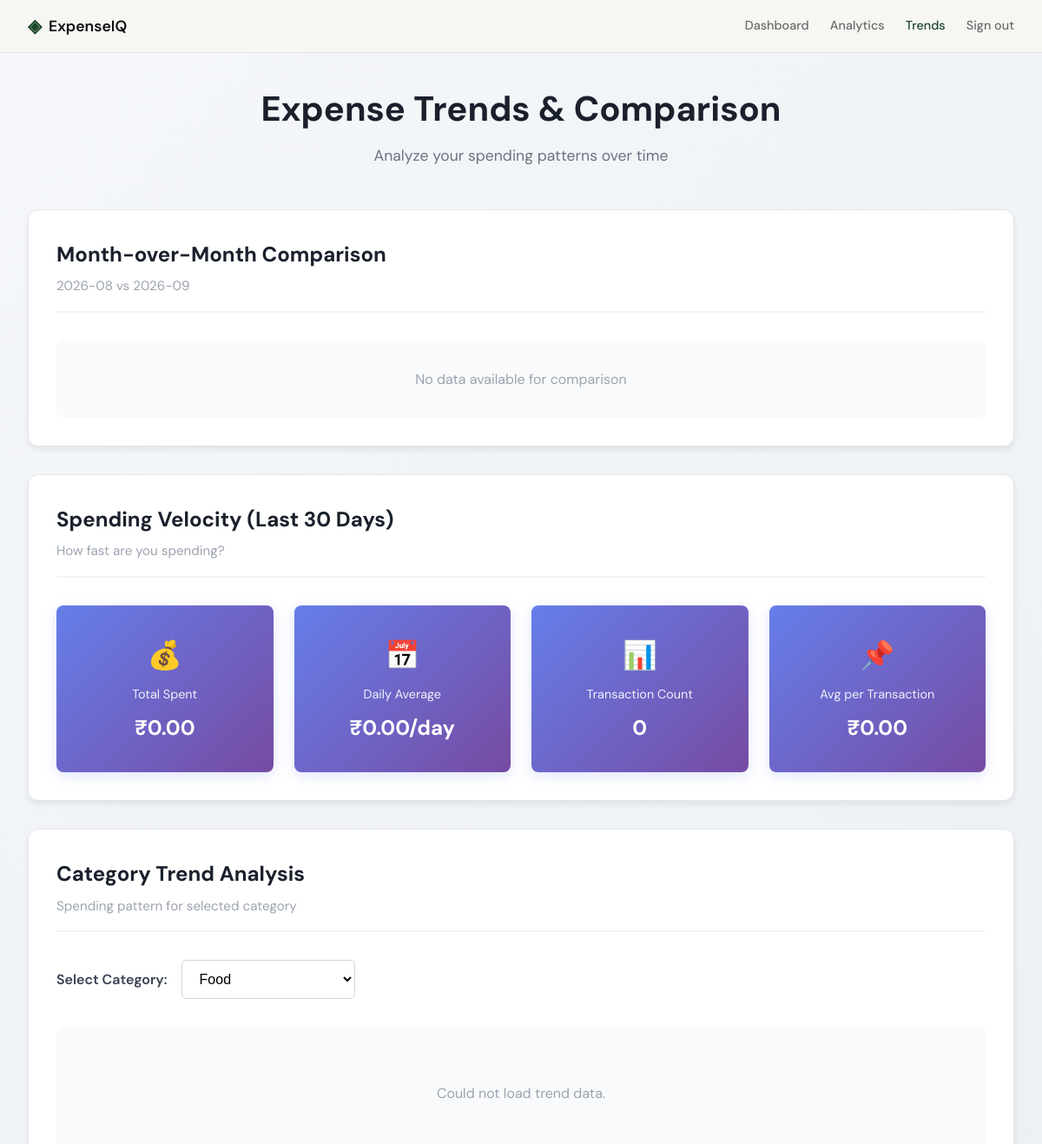
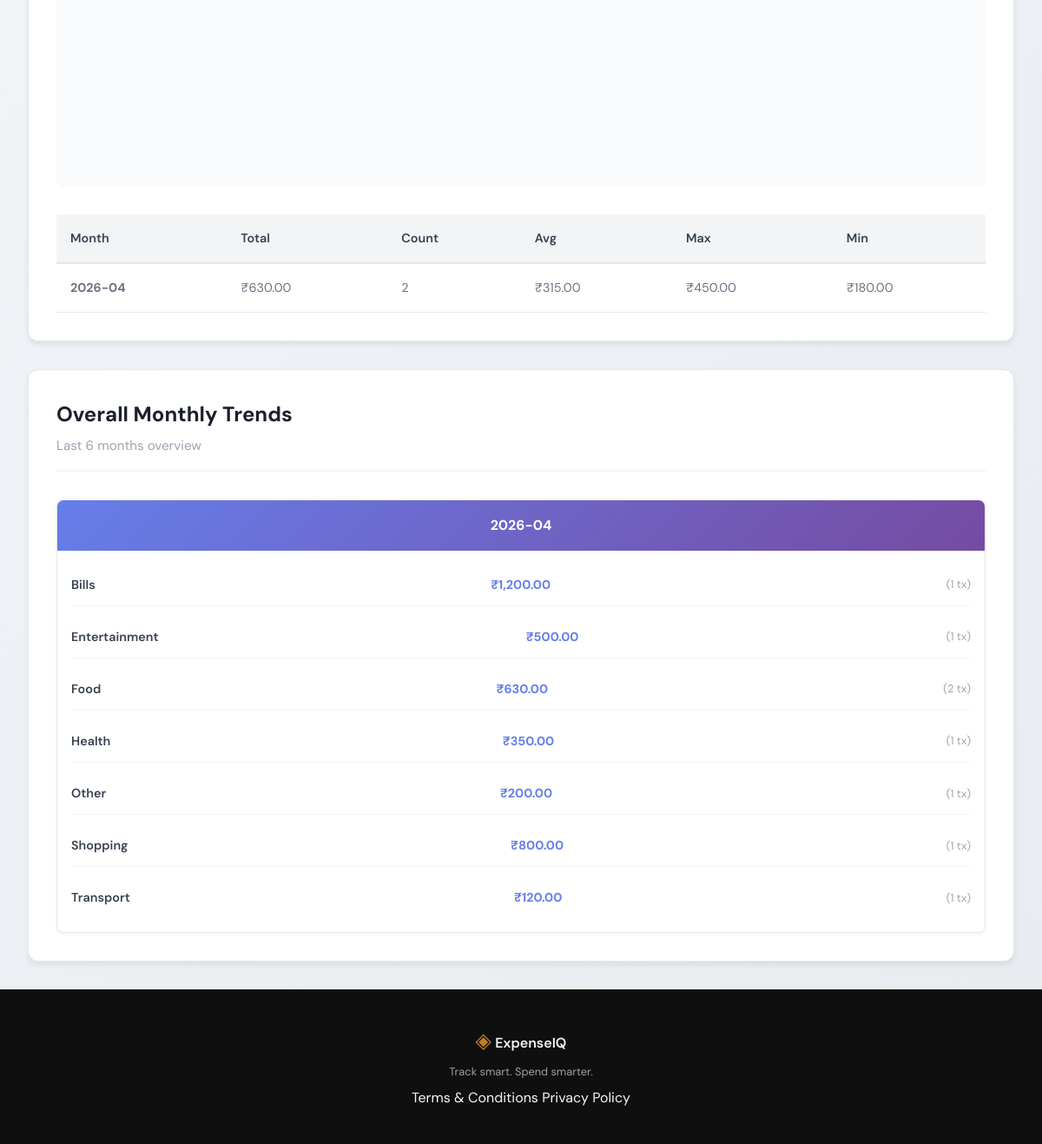
Screenshot of /trends (signed in) with the database file from the repository (2 pictures, top to bottom).
### tables this page shows
CREATE TABLE expenses (
            id          INTEGER PRIMARY KEY AUTOINCREMENT,
            user_id     INTEGER NOT NULL REFERENCES users(id),
            amount      REAL    NOT NULL,
            category    TEXT    NOT NULL,
            date        TEXT    NOT NULL,
            description TEXT,
            created_at  TEXT    DEFAULT (datetime('now'))
        );

### app.py (the view)
@app.route("/trends")
def trends():
    if "user_id" not in session:
        return redirect(url_for("auth.login"))
    from datetime import datetime, timedelta
    today = datetime.now()
    current_month = today.strftime("%Y-%m")
    previous_month = (today.replace(day=1) - timedelta(days=1)).strftime("%Y-%m")
    comparison = get_month_over_month_comparison(
        session["user_id"],
        current_month,
        previous_month
    )
    trend_data = get_monthly_trend_data(session["user_id"], months=6)
    velocity = get_spending_velocity(session["user_id"])
    selected_category = request.args.get("category", "Food")
    category_trend = get_category_trend_over_time(
        session["user_id"],
        selected_category,
        months=6
    )
    all_categories = list(set(
        cat for month_cats in trend_data.values()
        for cat in [c["category"] for c in month_cats]
    ))
    return render_template(
        "trends.html",
        comparison=comparison,
        trend_data=trend_data,
        velocity=velocity,
        category_trend=category_trend,
        selected_category=selected_category,
        all_categories=sorted(all_categories),
        current_month=current_month,
        previous_month=previous_month
    )

### database/db.py (called while the page is built)
def get_db():
    conn = sqlite3.connect(DB_PATH)
    conn.row_factory = sqlite3.Row
    conn.execute("PRAGMA foreign_keys = ON")
    return conn

### database/queries.py (called while the page is built, shortened)
def get_month_over_month_comparison(user_id, current_month, previous_month):
    conn = get_db()
    current_data = conn.execute("""
        SELECT
            category,
            SUM(amount) as total
        FROM expenses
        WHERE user_id = ? AND strftime('%Y-%m', date) = ?
        GROUP BY category
    """, (user_id, current_month)).fetchall()
    previous_data = conn.execute("""
        SELECT
            category,
            SUM(amount) as total
        FROM expenses
        WHERE user_id = ? AND strftime('%Y-%m', date) = ?
        GROUP BY category
    """, (user_id, previous_month)).fetchall()
    conn.close()
    current_dict = {row["category"]: row["total"] for row in current_data}
    previous_dict = {row["category"]: row["total"] for row in previous_data}
    all_categories = set(current_dict.keys()) | set(previous_dict.keys())
    comparison = []
    return comparison

### templates/trends.html (shortened to what this page needs)
{% extends "base.html" %}
{% block head %}
<link rel="stylesheet" href="{{ url_for('static', filename='css/trends.css') }}">
{% endblock %}
{% block content %}
<div class="trends-page">
    <div class="trends-header">
        <h1>Expense Trends & Comparison</h1>
        <p>Analyze your spending patterns over time</p>
    </div>
    <div class="trends-container">
        <section class="trends-section comparison-section">
            <div class="section-header">
                <h2> Month-over-Month Comparison</h2>
                <p class="subtitle">{{ previous_month }} vs {{ current_month }}</p>
            </div>
            <div class="comparison-grid">
                {% if comparison %}
                    {% for item in comparison %}
                    <div class="comparison-card">
                        <div class="comparison-category">{{ item.category }}</div>
                        <div class="comparison-metrics">
                            <div class="metric">
                                <span class="label">{{ previous_month }}</span>
                                <span class="value">₹{{ item.previous_month }}</span>
                            </div>
                            <div class="metric">
                                <span class="label">{{ current_month }}</span>
                                <span class="value">₹{{ item.current_month }}</span>
                            </div>
                        </div>
                        <div class="comparison-change">
                            {% if item.percent_change > 0 %}
                                <span class="change-badge increase">
                                    📈 +{{ item.percent_change }}%
                                </span>
                            {% elif item.percent_change < 0 %}
                                <span class="change-badge decrease">
                                    📉 {{ item.percent_change }}%
                                </span>
                            {% else %}
                                <span class="change-badge neutral">
                                    ➡️ No Change
                                </span>
                            {% endif %}
                        </div>
                    </div>
                    {% endfor %}
                {% else %}
                    <div class="empty-state">
                        <p>No data available for comparison</p>
                    </div>
                {% endif %}
            </div>
        </section>
        <section class="trends-section velocity-section">
            <div class="section-header">
                <h2> Spending Velocity (Last 30 Days)</h2>
                <p class="subtitle">How fast are you spending?</p>
            </div>
            <div class="velocity-grid">
                <div class="velocity-card">
                    <div class="velocity-icon">💰</div>
                    <div class="velocity-label">Total Spent</div>
                    <div class="velocity-value">₹{{ velocity.total_spent_30_days }}</div>
                </div>
                <div class="velocity-card">
                    <div class="velocity-icon">📅</div>
                    <div class="velocity-label">Daily Average</div>
                    <div class="velocity-value">₹{{ velocity.daily_average }}/day</div>
                </div>
                <div class="velocity-card">
                    <div class="velocity-icon">📊</div>
                    <div class="velocity-label">Transaction Count</div>
                    <div class="velocity-value">{{ velocity.transaction_count }}</div>
                </div>
                <div class="velocity-card">
                    <div class="velocity-icon">📌</div>
                    <div class="velocity-label">Avg per Transaction</div>
                    <div class="velocity-value">₹{{ velocity.avg_per_transaction }}</div>
                </div>
            </div>
        </section>
        <section class="trends-section category-trend-section">
            <div class="section-header">
                <h2>Category Trend Analysis</h2>
                <p class="subtitle">Spending pattern for selected category</p>
            </div>
            <div class="trend-selector">
                <label for="category-select">Select Category:</label>
                <select id="category-select" >
                    {% for cat in all_categories %}
                    <option value="{{ cat }}" {% if cat == selected_category %}selected{% endif %}>
                        {{ cat }}
                    </option>
                    {% endfor %}
                </select>
            </div>
            <div class="trend-chart-container">
            </div>
            <div class="trend-stats">
                {% if category_trend %}
                    <div class="trend-table">
                        <table>
                            <thead>
                                <tr>
                                    <th>Month</th>
                                    <th>Total</th>
                                    <th>Count</th>
                                    <th>Avg</th>
                                    <th>Max</th>
                                    <th>Min</th>
                                </tr>
                            </thead>
                            <tbody>
                                {% for item in category_trend %}
                                <tr>
                                    <td><strong>{{ item.month }}</strong></td>
                                    <td>₹{{ item.total }}</td>
                                    <td>{{ item.count }}</td>
                                    <td>₹{{ item.avg_amount }}</td>
                                    <td>₹{{ item.max_amount }}</td>
                                    <td>₹{{ item.min_amount }}</td>
                                </tr>
                                {% endfor %}
                            </tbody>
                        </table>
                    </div>
                {% else %}
                    <div class="empty-state">
                        <p>No data available for {{ selected_category }}</p>
                    </div>
                {% endif %}
            </div>
        </section>
        <section class="trends-section monthly-trends-section">
            <div class="section-header">
                <h2> Overall Monthly Trends</h2>
                <p class="subtitle">Last 6 months overview</p>
            </div>
            <div class="monthly-breakdown">
                {% if trend_data %}
                    {% for month, categories in trend_data.items() %}
                    <div class="month-card">
                        <div class="month-title">{{ month }}</div>
                        <div class="month-categories">
                            {% for cat in categories %}
                            <div class="category-item">
                                <span class="cat-name">{{ cat.category }}</span>
                                <span class="cat-value">₹{{ cat.monthly_total }}</span>
                                <span class="cat-count">({{ cat.transaction_count }} tx)</span>
                            </div>
                            {% endfor %}
                        </div>
                    </div>
                    {% endfor %}
                {% else %}
                    <div class="empty-state">
                        <p>No historical data available</p>
                    </div>
                {% endif %}
            </div>
        </section>
    </div>
</div>
{% endblock %}

### templates/base.html (shortened to what this page needs)
<!DOCTYPE html>
<html lang="en">
<head>
    <link rel="stylesheet" href="{{ url_for('static', filename='css/style.css') }}">
    {% block head %}{% endblock %}
</head>
<body>
<nav class="navbar">
    <div class="nav-inner">
        <a href="{{ url_for('auth.login') if not session.get('user_id') else url_for('profile') }}"
           class="nav-brand">
            <span class="brand-icon">◈</span>
            <span class="brand-name">ExpenseIQ</span>
        </a>
        <div class="nav-links">
            {% if session.get('user_id') %}
                <a href="{{ url_for('profile') }}"
                   class="{{ 'nav-link-active' if request.endpoint == 'profile' else '' }}">
                    Dashboard
                </a>
                <a href="{{ url_for('analytics') }}"
                   class="{{ 'nav-link-active' if request.endpoint == 'analytics' else '' }}">
                    Analytics
                </a>
                <a href="{{ url_for('trends') }}"
                   class="{{ 'nav-link-active' if request.endpoint == 'trends' else '' }}">
                     Trends
                </a>
                <a href="{{ url_for('logout') }}">
                    Sign out
                </a>
            {% endif %}
        </div>
    </div>
</nav>
<main class="main-content">
    {% block content %}{% endblock %}
</main>
<footer class="footer">
    <div class="footer-inner">
        <div class="footer-brand">
            <span class="brand-icon">◈</span>
            <span class="footer-name">ExpenseIQ</span>
        </div>
        <p class="footer-copy">Track smart. Spend smarter.</p>
        <div class="footer-links">
            <a href="/terms">Terms & Conditions</a>
            <a href="/privacy">Privacy Policy</a>
        </div>
    </div>
</footer>
</body>
</html>

### static/css/style.css (style rules this page uses)
:root { --ink: #0f0f0f; --ink-soft: #2d2d2d; --ink-muted: #6b6b6b; --ink-faint: #a0a0a0; --paper: #f7f6f3; --paper-warm: #f0ede6; --paper-card: #ffffff; --accent: #1a472a; --accent-light: #e8f0eb; --accent-2: #c17f24; --accent-2-light: #fdf3e3; --danger: #c0392b; --danger-light: #fdecea; --border: #e4e1da; --border-soft: #eeebe4; --font-display: 'DM Serif Display', Georgia, serif; --font-body: 'DM Sans', system-ui, sans-serif; --max-width: 1200px; --auth-width: 440px; --radius-sm: 6px; --radius-md: 12px; --radius-lg: 20px; }
*, *::before, *::after { box-sizing: border-box; margin: 0; padding: 0; }
html { font-size: 16px; scroll-behavior: smooth; }
body { background: var(--paper); color: var(--ink); font-family: var(--font-body); font-size: 1rem; line-height: 1.6; -webkit-font-smoothing: antialiased; }
a { color: inherit; text-decoration: none; }
.navbar { position: sticky; top: 0; z-index: 100; background: var(--paper); border-bottom: 1px solid var(--border); padding: 0 2rem; }
.nav-inner { max-width: var(--max-width); margin: 0 auto; height: 60px; display: flex; align-items: center; justify-content: space-between; }
.nav-brand { display: flex; align-items: center; gap: 0.5rem; font-family: var(--font-body); font-weight: 600; font-size: 1.1rem; color: var(--ink); }
.brand-icon { color: var(--accent); font-size: 1.3rem; }
.brand-name { color: var(--ink); }
.nav-links { display: flex; align-items: center; gap: 1.5rem; font-size: 0.9rem; font-weight: 500; }
.nav-links a { color: var(--ink-muted); transition: color 0.2s; }
.nav-link-active { color: var(--accent) !important; font-weight: 500; }
.main-content { min-height: calc(100vh - 60px - 100px); }
.footer { background: var(--ink); color: var(--paper); padding: 2.5rem 2rem; text-align: center; }
.footer-inner { display: flex; flex-direction: column; align-items: center; gap: 0.4rem; }
.footer .brand-icon { color: var(--accent-2); font-size: 1.5rem; }
.footer-name { font-weight: 600; font-size: 1rem; }
.footer-copy { font-size: 0.8rem; color: var(--ink-faint); }

### rows the page displays
expenses: category "Bills", monthly_total "1,200.00", transaction_count "1"
expenses: category "Entertainment", monthly_total "500.00", transaction_count "1"
expenses: category "Health", monthly_total "350.00", transaction_count "1"
expenses: category "Other", monthly_total "200.00", transaction_count "1"
expenses: category "Shopping", monthly_total "800.00", transaction_count "1"
expenses: category "Transport", monthly_total "120.00", transaction_count "1"

### other values shown
{{ previous_month }} "2026-08"
{{ velocity.total_spent_30_days }} "0.00"
{{ velocity.daily_average }} "0.00"
{{ velocity.transaction_count }} "0"
{{ velocity.avg_per_transaction }} "0.00"
{{ item.month }} "2026-04"
{{ item.total }} "630.00"
{{ item.count }} "2"
{{ item.avg_amount }} "315.00"
{{ item.max_amount }} "450.00"
{{ item.min_amount }} "180.00"
{{ month }} "2026-04"
{{ cat.category }} "Food"
{{ cat.monthly_total }} "630.00"
{{ cat.transaction_count }} "2"
